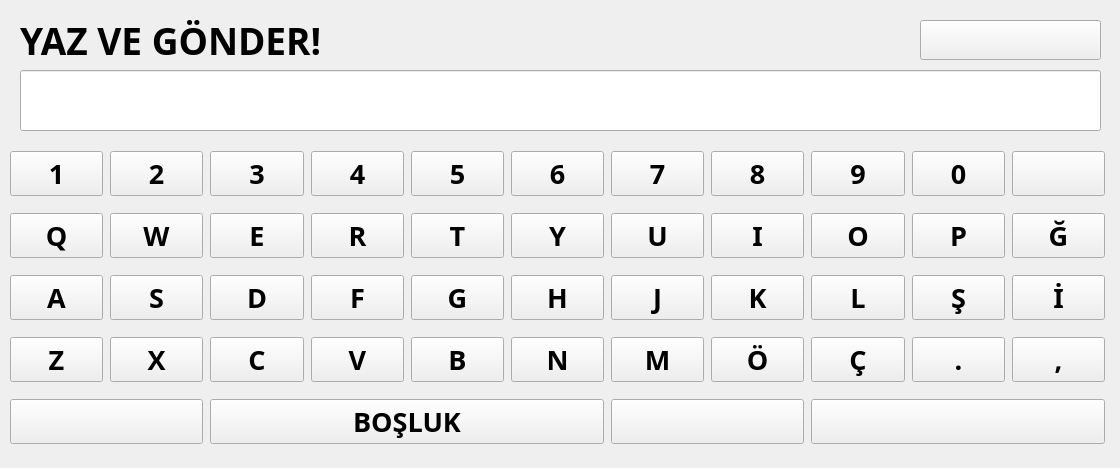
<?xml version="1.0" encoding="UTF-8"?>
<ui version="4.0">
 <class>MainWindow</class>
 <widget class="QWidget" name="MainWindow">
  <property name="geometry">
   <rect>
    <x>0</x>
    <y>0</y>
    <width>1120</width>
    <height>468</height>
   </rect>
  </property>
  <property name="windowTitle">
   <string>MaM Sense</string>
  </property>
  <property name="windowIcon">
   <iconset>
    <normaloff>icons/MAMLOGO.png</normaloff>icons/MAMLOGO.png</iconset>
  </property>
  <property name="styleSheet">
   <string notr="true"/>
  </property>
  <widget class="QWidget" name="centralwidget" native="true">
   <property name="geometry">
    <rect>
     <x>0</x>
     <y>0</y>
     <width>1120</width>
     <height>480</height>
    </rect>
   </property>
   <widget class="QWidget" name="gridLayoutWidget">
    <property name="geometry">
     <rect>
      <x>10</x>
      <y>140</y>
      <width>1095</width>
      <height>318</height>
     </rect>
    </property>
    <layout class="QGridLayout" name="gridLayout">
     <property name="horizontalSpacing">
      <number>7</number>
     </property>
     <item row="1" column="10">
      <widget class="QPushButton" name="pushButton_50">
       <property name="font">
        <font>
         <family>Century Gothic</family>
         <pointsize>20</pointsize>
         <weight>75</weight>
         <bold>true</bold>
        </font>
       </property>
       <property name="text">
        <string>Ğ</string>
       </property>
      </widget>
     </item>
     <item row="4" column="2" colspan="4">
      <widget class="QPushButton" name="space">
       <property name="font">
        <font>
         <family>Century Gothic</family>
         <pointsize>20</pointsize>
         <weight>75</weight>
         <bold>true</bold>
        </font>
       </property>
       <property name="text">
        <string>BOŞLUK</string>
       </property>
      </widget>
     </item>
     <item row="3" column="10">
      <widget class="QPushButton" name="pushButton_52">
       <property name="font">
        <font>
         <family>Century Gothic</family>
         <pointsize>20</pointsize>
         <weight>75</weight>
         <bold>true</bold>
        </font>
       </property>
       <property name="text">
        <string>,</string>
       </property>
      </widget>
     </item>
     <item row="2" column="10">
      <widget class="QPushButton" name="pushButton_51">
       <property name="font">
        <font>
         <family>Century Gothic</family>
         <pointsize>20</pointsize>
         <weight>75</weight>
         <bold>true</bold>
        </font>
       </property>
       <property name="text">
        <string>İ</string>
       </property>
      </widget>
     </item>
     <item row="4" column="0" colspan="2">
      <widget class="QPushButton" name="deleteAll">
       <property name="font">
        <font>
         <family>Century Gothic</family>
         <pointsize>20</pointsize>
         <weight>75</weight>
         <bold>true</bold>
        </font>
       </property>
       <property name="text">
        <string/>
       </property>
       <property name="icon">
        <iconset>
         <normaloff>icons/bin.png</normaloff>icons/bin.png</iconset>
       </property>
       <property name="iconSize">
        <size>
         <width>32</width>
         <height>32</height>
        </size>
       </property>
      </widget>
     </item>
     <item row="4" column="6" colspan="2">
      <widget class="QPushButton" name="deleteAlt">
       <property name="font">
        <font>
         <family>Century Gothic</family>
         <pointsize>20</pointsize>
         <weight>75</weight>
         <bold>true</bold>
        </font>
       </property>
       <property name="text">
        <string/>
       </property>
       <property name="icon">
        <iconset>
         <normaloff>icons/backspace.png</normaloff>icons/backspace.png</iconset>
       </property>
       <property name="iconSize">
        <size>
         <width>32</width>
         <height>32</height>
        </size>
       </property>
      </widget>
     </item>
     <item row="4" column="8" colspan="3">
      <widget class="QPushButton" name="pushButton_53">
       <property name="font">
        <font>
         <family>Century Gothic</family>
         <pointsize>20</pointsize>
         <weight>75</weight>
         <bold>true</bold>
        </font>
       </property>
       <property name="text">
        <string/>
       </property>
       <property name="icon">
        <iconset>
         <normaloff>icons/mail.png</normaloff>icons/mail.png</iconset>
       </property>
       <property name="iconSize">
        <size>
         <width>32</width>
         <height>32</height>
        </size>
       </property>
      </widget>
     </item>
     <item row="0" column="6">
      <widget class="QPushButton" name="pushButton_5">
       <property name="font">
        <font>
         <family>Century Gothic</family>
         <pointsize>20</pointsize>
         <weight>75</weight>
         <bold>true</bold>
        </font>
       </property>
       <property name="text">
        <string>7</string>
       </property>
      </widget>
     </item>
     <item row="1" column="4">
      <widget class="QPushButton" name="pushButton_9">
       <property name="font">
        <font>
         <family>Century Gothic</family>
         <pointsize>20</pointsize>
         <weight>75</weight>
         <bold>true</bold>
        </font>
       </property>
       <property name="text">
        <string>T</string>
       </property>
      </widget>
     </item>
     <item row="3" column="7">
      <widget class="QPushButton" name="pushButton_24">
       <property name="font">
        <font>
         <family>Century Gothic</family>
         <pointsize>20</pointsize>
         <weight>75</weight>
         <bold>true</bold>
        </font>
       </property>
       <property name="text">
        <string>Ö</string>
       </property>
      </widget>
     </item>
     <item row="0" column="3">
      <widget class="QPushButton" name="pushButton_2">
       <property name="font">
        <font>
         <family>Century Gothic</family>
         <pointsize>20</pointsize>
         <weight>75</weight>
         <bold>true</bold>
        </font>
       </property>
       <property name="text">
        <string>4</string>
       </property>
      </widget>
     </item>
     <item row="0" column="0">
      <widget class="QPushButton" name="pushButton_32">
       <property name="font">
        <font>
         <family>Century Gothic</family>
         <pointsize>20</pointsize>
         <weight>75</weight>
         <bold>true</bold>
        </font>
       </property>
       <property name="text">
        <string>1</string>
       </property>
      </widget>
     </item>
     <item row="0" column="5">
      <widget class="QPushButton" name="pushButton_4">
       <property name="font">
        <font>
         <family>Century Gothic</family>
         <pointsize>20</pointsize>
         <weight>75</weight>
         <bold>true</bold>
        </font>
       </property>
       <property name="text">
        <string>6</string>
       </property>
      </widget>
     </item>
     <item row="1" column="9">
      <widget class="QPushButton" name="pushButton_46">
       <property name="font">
        <font>
         <family>Century Gothic</family>
         <pointsize>20</pointsize>
         <weight>75</weight>
         <bold>true</bold>
        </font>
       </property>
       <property name="text">
        <string>P</string>
       </property>
      </widget>
     </item>
     <item row="0" column="1">
      <widget class="QPushButton" name="pushButton_28">
       <property name="font">
        <font>
         <family>Century Gothic</family>
         <pointsize>20</pointsize>
         <weight>75</weight>
         <bold>true</bold>
        </font>
       </property>
       <property name="text">
        <string>2</string>
       </property>
      </widget>
     </item>
     <item row="0" column="4">
      <widget class="QPushButton" name="pushButton_3">
       <property name="font">
        <font>
         <family>Century Gothic</family>
         <pointsize>20</pointsize>
         <weight>75</weight>
         <bold>true</bold>
        </font>
       </property>
       <property name="text">
        <string>5</string>
       </property>
      </widget>
     </item>
     <item row="2" column="1">
      <widget class="QPushButton" name="pushButton_36">
       <property name="font">
        <font>
         <family>Century Gothic</family>
         <pointsize>20</pointsize>
         <weight>75</weight>
         <bold>true</bold>
        </font>
       </property>
       <property name="text">
        <string>S</string>
       </property>
      </widget>
     </item>
     <item row="3" column="1">
      <widget class="QPushButton" name="pushButton_37">
       <property name="font">
        <font>
         <family>Century Gothic</family>
         <pointsize>20</pointsize>
         <weight>75</weight>
         <bold>true</bold>
        </font>
       </property>
       <property name="text">
        <string>X</string>
       </property>
      </widget>
     </item>
     <item row="3" column="0">
      <widget class="QPushButton" name="pushButton_38">
       <property name="font">
        <font>
         <family>Century Gothic</family>
         <pointsize>20</pointsize>
         <weight>75</weight>
         <bold>true</bold>
        </font>
       </property>
       <property name="text">
        <string>Z</string>
       </property>
      </widget>
     </item>
     <item row="1" column="0">
      <widget class="QPushButton" name="pushButton_34">
       <property name="font">
        <font>
         <family>Century Gothic</family>
         <pointsize>20</pointsize>
         <weight>75</weight>
         <bold>true</bold>
        </font>
       </property>
       <property name="text">
        <string>Q</string>
       </property>
      </widget>
     </item>
     <item row="2" column="4">
      <widget class="QPushButton" name="pushButton_15">
       <property name="font">
        <font>
         <family>Century Gothic</family>
         <pointsize>20</pointsize>
         <weight>75</weight>
         <bold>true</bold>
        </font>
       </property>
       <property name="text">
        <string>G</string>
       </property>
      </widget>
     </item>
     <item row="0" column="7">
      <widget class="QPushButton" name="pushButton_6">
       <property name="font">
        <font>
         <family>Century Gothic</family>
         <pointsize>20</pointsize>
         <weight>75</weight>
         <bold>true</bold>
        </font>
       </property>
       <property name="text">
        <string>8</string>
       </property>
      </widget>
     </item>
     <item row="3" column="3">
      <widget class="QPushButton" name="pushButton_20">
       <property name="font">
        <font>
         <family>Century Gothic</family>
         <pointsize>20</pointsize>
         <weight>75</weight>
         <bold>true</bold>
        </font>
       </property>
       <property name="text">
        <string>V</string>
       </property>
      </widget>
     </item>
     <item row="0" column="8">
      <widget class="QPushButton" name="pushButton_33">
       <property name="font">
        <font>
         <family>Century Gothic</family>
         <pointsize>20</pointsize>
         <weight>75</weight>
         <bold>true</bold>
        </font>
       </property>
       <property name="text">
        <string>9</string>
       </property>
      </widget>
     </item>
     <item row="2" column="0">
      <widget class="QPushButton" name="pushButton_35">
       <property name="font">
        <font>
         <family>Century Gothic</family>
         <pointsize>20</pointsize>
         <weight>75</weight>
         <bold>true</bold>
        </font>
       </property>
       <property name="text">
        <string>A</string>
       </property>
      </widget>
     </item>
     <item row="1" column="3">
      <widget class="QPushButton" name="pushButton_8">
       <property name="font">
        <font>
         <family>Century Gothic</family>
         <pointsize>20</pointsize>
         <weight>75</weight>
         <bold>true</bold>
        </font>
       </property>
       <property name="text">
        <string>R</string>
       </property>
      </widget>
     </item>
     <item row="3" column="4">
      <widget class="QPushButton" name="pushButton_21">
       <property name="font">
        <font>
         <family>Century Gothic</family>
         <pointsize>20</pointsize>
         <weight>75</weight>
         <bold>true</bold>
        </font>
       </property>
       <property name="text">
        <string>B</string>
       </property>
      </widget>
     </item>
     <item row="2" column="2">
      <widget class="QPushButton" name="pushButton_13">
       <property name="font">
        <font>
         <family>Century Gothic</family>
         <pointsize>20</pointsize>
         <weight>75</weight>
         <bold>true</bold>
        </font>
       </property>
       <property name="text">
        <string>D</string>
       </property>
      </widget>
     </item>
     <item row="1" column="7">
      <widget class="QPushButton" name="pushButton_12">
       <property name="font">
        <font>
         <family>Century Gothic</family>
         <pointsize>20</pointsize>
         <weight>75</weight>
         <bold>true</bold>
        </font>
       </property>
       <property name="text">
        <string>I</string>
       </property>
      </widget>
     </item>
     <item row="0" column="2">
      <widget class="QPushButton" name="pushButton">
       <property name="font">
        <font>
         <family>Century Gothic</family>
         <pointsize>20</pointsize>
         <weight>75</weight>
         <bold>true</bold>
        </font>
       </property>
       <property name="text">
        <string>3</string>
       </property>
      </widget>
     </item>
     <item row="3" column="5">
      <widget class="QPushButton" name="pushButton_22">
       <property name="font">
        <font>
         <family>Century Gothic</family>
         <pointsize>20</pointsize>
         <weight>75</weight>
         <bold>true</bold>
        </font>
       </property>
       <property name="text">
        <string>N</string>
       </property>
      </widget>
     </item>
     <item row="2" column="8">
      <widget class="QPushButton" name="pushButton_42">
       <property name="font">
        <font>
         <family>Century Gothic</family>
         <pointsize>20</pointsize>
         <weight>75</weight>
         <bold>true</bold>
        </font>
       </property>
       <property name="text">
        <string>L</string>
       </property>
      </widget>
     </item>
     <item row="3" column="2">
      <widget class="QPushButton" name="pushButton_19">
       <property name="font">
        <font>
         <family>Century Gothic</family>
         <pointsize>20</pointsize>
         <weight>75</weight>
         <bold>true</bold>
        </font>
       </property>
       <property name="text">
        <string>C</string>
       </property>
      </widget>
     </item>
     <item row="3" column="8">
      <widget class="QPushButton" name="pushButton_43">
       <property name="font">
        <font>
         <family>Century Gothic</family>
         <pointsize>20</pointsize>
         <weight>75</weight>
         <bold>true</bold>
        </font>
       </property>
       <property name="text">
        <string>Ç</string>
       </property>
      </widget>
     </item>
     <item row="0" column="9">
      <widget class="QPushButton" name="pushButton_45">
       <property name="font">
        <font>
         <family>Century Gothic</family>
         <pointsize>20</pointsize>
         <weight>75</weight>
         <bold>true</bold>
        </font>
       </property>
       <property name="text">
        <string>0</string>
       </property>
      </widget>
     </item>
     <item row="1" column="8">
      <widget class="QPushButton" name="pushButton_41">
       <property name="font">
        <font>
         <family>Century Gothic</family>
         <pointsize>20</pointsize>
         <weight>75</weight>
         <bold>true</bold>
        </font>
       </property>
       <property name="text">
        <string>O</string>
       </property>
      </widget>
     </item>
     <item row="0" column="10">
      <widget class="QPushButton" name="delete">
       <property name="font">
        <font>
         <family>Century Gothic</family>
         <pointsize>20</pointsize>
         <weight>75</weight>
         <bold>true</bold>
        </font>
       </property>
       <property name="text">
        <string/>
       </property>
       <property name="icon">
        <iconset>
         <normaloff>icons/backspace.png</normaloff>icons/backspace.png</iconset>
       </property>
       <property name="iconSize">
        <size>
         <width>32</width>
         <height>32</height>
        </size>
       </property>
      </widget>
     </item>
     <item row="2" column="6">
      <widget class="QPushButton" name="pushButton_17">
       <property name="font">
        <font>
         <family>Century Gothic</family>
         <pointsize>20</pointsize>
         <weight>75</weight>
         <bold>true</bold>
        </font>
       </property>
       <property name="text">
        <string>J</string>
       </property>
      </widget>
     </item>
     <item row="1" column="5">
      <widget class="QPushButton" name="pushButton_10">
       <property name="font">
        <font>
         <family>Century Gothic</family>
         <pointsize>20</pointsize>
         <weight>75</weight>
         <bold>true</bold>
        </font>
       </property>
       <property name="text">
        <string>Y</string>
       </property>
      </widget>
     </item>
     <item row="2" column="3">
      <widget class="QPushButton" name="pushButton_14">
       <property name="font">
        <font>
         <family>Century Gothic</family>
         <pointsize>20</pointsize>
         <weight>75</weight>
         <bold>true</bold>
        </font>
       </property>
       <property name="text">
        <string>F</string>
       </property>
      </widget>
     </item>
     <item row="2" column="9">
      <widget class="QPushButton" name="pushButton_47">
       <property name="font">
        <font>
         <family>Century Gothic</family>
         <pointsize>20</pointsize>
         <weight>75</weight>
         <bold>true</bold>
        </font>
       </property>
       <property name="text">
        <string>Ş</string>
       </property>
      </widget>
     </item>
     <item row="3" column="6">
      <widget class="QPushButton" name="pushButton_23">
       <property name="font">
        <font>
         <family>Century Gothic</family>
         <pointsize>20</pointsize>
         <weight>75</weight>
         <bold>true</bold>
        </font>
       </property>
       <property name="text">
        <string>M</string>
       </property>
      </widget>
     </item>
     <item row="3" column="9">
      <widget class="QPushButton" name="pushButton_48">
       <property name="font">
        <font>
         <family>Century Gothic</family>
         <pointsize>20</pointsize>
         <weight>75</weight>
         <bold>true</bold>
        </font>
       </property>
       <property name="text">
        <string>.</string>
       </property>
      </widget>
     </item>
     <item row="2" column="7">
      <widget class="QPushButton" name="pushButton_18">
       <property name="font">
        <font>
         <family>Century Gothic</family>
         <pointsize>20</pointsize>
         <weight>75</weight>
         <bold>true</bold>
        </font>
       </property>
       <property name="text">
        <string>K</string>
       </property>
      </widget>
     </item>
     <item row="1" column="2">
      <widget class="QPushButton" name="pushButton_7">
       <property name="font">
        <font>
         <family>Century Gothic</family>
         <pointsize>20</pointsize>
         <weight>75</weight>
         <bold>true</bold>
        </font>
       </property>
       <property name="text">
        <string>E</string>
       </property>
      </widget>
     </item>
     <item row="1" column="6">
      <widget class="QPushButton" name="pushButton_11">
       <property name="font">
        <font>
         <family>Century Gothic</family>
         <pointsize>20</pointsize>
         <weight>75</weight>
         <bold>true</bold>
        </font>
       </property>
       <property name="text">
        <string>U</string>
       </property>
      </widget>
     </item>
     <item row="1" column="1">
      <widget class="QPushButton" name="pushButton_31">
       <property name="font">
        <font>
         <family>Century Gothic</family>
         <pointsize>20</pointsize>
         <weight>75</weight>
         <bold>true</bold>
        </font>
       </property>
       <property name="text">
        <string>W</string>
       </property>
      </widget>
     </item>
     <item row="2" column="5">
      <widget class="QPushButton" name="pushButton_16">
       <property name="font">
        <font>
         <family>Century Gothic</family>
         <pointsize>20</pointsize>
         <weight>75</weight>
         <bold>true</bold>
        </font>
       </property>
       <property name="text">
        <string>H</string>
       </property>
      </widget>
     </item>
    </layout>
   </widget>
   <widget class="QLineEdit" name="textOutput">
    <property name="geometry">
     <rect>
      <x>20</x>
      <y>70</y>
      <width>1081</width>
      <height>61</height>
     </rect>
    </property>
   </widget>
   <widget class="QLabel" name="label">
    <property name="geometry">
     <rect>
      <x>20</x>
      <y>15</y>
      <width>400</width>
      <height>50</height>
     </rect>
    </property>
    <property name="font">
     <font>
      <family>Century Gothic</family>
      <pointsize>28</pointsize>
      <weight>75</weight>
      <bold>true</bold>
     </font>
    </property>
    <property name="styleSheet">
     <string notr="true"/>
    </property>
    <property name="text">
     <string>YAZ VE GÖNDER!</string>
    </property>
   </widget>
   <widget class="QPushButton" name="pushButton_54">
    <property name="geometry">
     <rect>
      <x>920</x>
      <y>20</y>
      <width>181</width>
      <height>40</height>
     </rect>
    </property>
    <property name="font">
     <font>
      <family>Century Gothic</family>
      <pointsize>20</pointsize>
      <weight>75</weight>
      <bold>true</bold>
     </font>
    </property>
    <property name="text">
     <string/>
    </property>
    <property name="icon">
     <iconset>
      <normaloff>icons/back.png</normaloff>icons/back.png</iconset>
    </property>
    <property name="iconSize">
     <size>
      <width>32</width>
      <height>32</height>
     </size>
    </property>
   </widget>
  </widget>
 </widget>
 <resources/>
 <connections/>
</ui>
